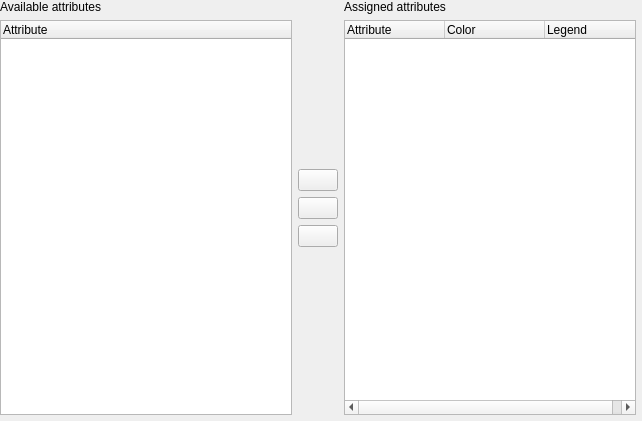
                <widget class="QWidget" name="scrollAreaWidgetContents">
                 <property name="geometry">
                  <rect>
                   <x>0</x>
                   <y>0</y>
                   <width>642</width>
                   <height>421</height>
                  </rect>
                 </property>
                 <layout class="QHBoxLayout" name="horizontalLayout_6">
                  <property name="leftMargin">
                   <number>0</number>
                  </property>
                  <property name="topMargin">
                   <number>0</number>
                  </property>
                  <property name="rightMargin">
                   <number>6</number>
                  </property>
                  <property name="bottomMargin">
                   <number>6</number>
                  </property>
                  <item>
                   <layout class="QVBoxLayout" name="availAttributesLayout">
                    <item>
                     <widget class="QLabel" name="label">
                      <property name="text">
                       <string>Available attributes</string>
                      </property>
                     </widget>
                    </item>
                    <item>
                     <widget class="QTreeWidget" name="mAttributesTreeWidget">
                      <property name="selectionMode">
                       <enum>QAbstractItemView::ExtendedSelection</enum>
                      </property>
                      <property name="indentation">
                       <number>0</number>
                      </property>
                      <property name="rootIsDecorated">
                       <bool>false</bool>
                      </property>
                      <property name="itemsExpandable">
                       <bool>false</bool>
                      </property>
                      <property name="expandsOnDoubleClick">
                       <bool>false</bool>
                      </property>
                      <property name="columnCount">
                       <number>1</number>
                      </property>
                      <column>
                       <property name="text">
                        <string notr="true">Attribute</string>
                       </property>
                      </column>
                     </widget>
                    </item>
                   </layout>
                  </item>
                  <item>
                   <layout class="QVBoxLayout" name="attributeButtonLayout">
                    <item>
                     <spacer name="verticalSpacer">
                      <property name="orientation">
                       <enum>Qt::Vertical</enum>
                      </property>
                      <property name="sizeHint" stdset="0">
                       <size>
                        <width>20</width>
                        <height>0</height>
                       </size>
                      </property>
                     </spacer>
                    </item>
                    <item>
                     <widget class="QPushButton" name="mAddAttributeExpression">
                      <property name="enabled">
                       <bool>true</bool>
                      </property>
                      <property name="toolTip">
                       <string>Add expression</string>
                      </property>
                      <property name="icon">
                       <iconset resource="../../images/images.qrc">
                        <normaloff>:/images/themes/default/mIconExpression.svg</normaloff>:/images/themes/default/mIconExpression.svg</iconset>
                      </property>
                     </widget>
                    </item>
                    <item>
                     <widget class="QPushButton" name="mAddCategoryPushButton">
                      <property name="sizePolicy">
                       <sizepolicy hsizetype="Minimum" vsizetype="Fixed">
                        <horstretch>0</horstretch>
                        <verstretch>0</verstretch>
                       </sizepolicy>
                      </property>
                      <property name="toolTip">
                       <string>Add selected attributes</string>
                      </property>
                      <property name="text">
                       <string/>
                      </property>
                      <property name="icon">
                       <iconset resource="../../images/images.qrc">
                        <normaloff>:/images/themes/default/symbologyAdd.svg</normaloff>:/images/themes/default/symbologyAdd.svg</iconset>
                      </property>
                     </widget>
                    </item>
                    <item>
                     <widget class="QPushButton" name="mRemoveCategoryPushButton">
                      <property name="sizePolicy">
                       <sizepolicy hsizetype="Minimum" vsizetype="Fixed">
                        <horstretch>0</horstretch>
                        <verstretch>0</verstretch>
                       </sizepolicy>
                      </property>
                      <property name="toolTip">
                       <string>Remove selected attributes</string>
                      </property>
                      <property name="text">
                       <string/>
                      </property>
                      <property name="icon">
                       <iconset resource="../../images/images.qrc">
                        <normaloff>:/images/themes/default/symbologyRemove.svg</normaloff>:/images/themes/default/symbologyRemove.svg</iconset>
                      </property>
                     </widget>
                    </item>
                    <item>
                     <spacer name="verticalSpacer_5">
                      <property name="orientation">
                       <enum>Qt::Vertical</enum>
                      </property>
                      <property name="sizeHint" stdset="0">
                       <size>
                        <width>20</width>
                        <height>0</height>
                       </size>
                      </property>
                     </spacer>
                    </item>
                   </layout>
                  </item>
                  <item>
                   <layout class="QVBoxLayout" name="assignedAttributesLayout">
                    <item>
                     <widget class="QLabel" name="Assigened">
                      <property name="text">
                       <string>Assigned attributes</string>
                      </property>
                     </widget>
                    </item>
                    <item>
                     <widget class="QTreeWidget" name="mDiagramAttributesTreeWidget">
                      <property name="toolTip">
                       <string>Drag and drop to reorder</string>
                      </property>
                      <property name="dragEnabled">
                       <bool>true</bool>
                      </property>
                      <property name="dragDropMode">
                       <enum>QAbstractItemView::InternalMove</enum>
                      </property>
                      <property name="defaultDropAction">
                       <enum>Qt::TargetMoveAction</enum>
                      </property>
                      <property name="selectionMode">
                       <enum>QAbstractItemView::ExtendedSelection</enum>
                      </property>
                      <property name="indentation">
                       <number>0</number>
                      </property>
                      <property name="rootIsDecorated">
                       <bool>false</bool>
                      </property>
                      <property name="itemsExpandable">
                       <bool>false</bool>
                      </property>
                      <property name="columnCount">
                       <number>3</number>
                      </property>
                      <column>
                       <property name="text">
                        <string>Attribute</string>
                       </property>
                      </column>
                      <column>
                       <property name="text">
                        <string>Color</string>
                       </property>
                      </column>
                      <column>
                       <property name="text">
                        <string>Legend</string>
                       </property>
                      </column>
                     </widget>
                    </item>
                   </layout>
                  </item>
                 </layout>
                </widget>
